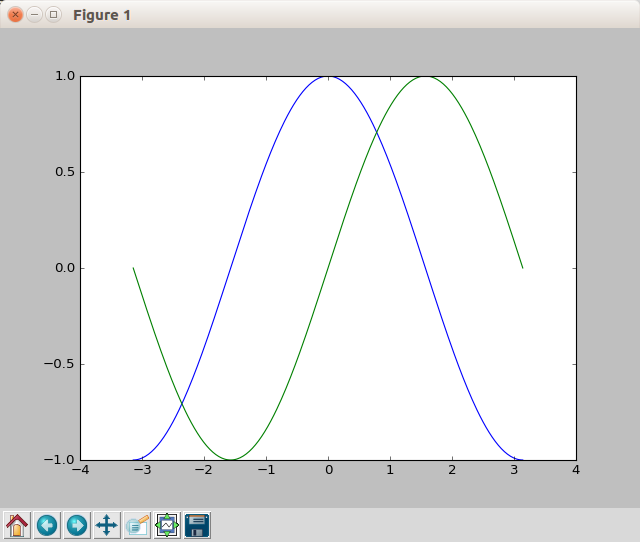

Write Python code to recreate this figure.
#--------a program showing plot image of sin and cosin--------
import numpy as np
import matplotlib.pyplot as plt

X = np.linspace(-np.pi, np.pi, 256, endpoint=True)
C,S = np.cos(X), np.sin(X)

plt.plot(X,C)
plt.plot(X,S)

plt.show()
